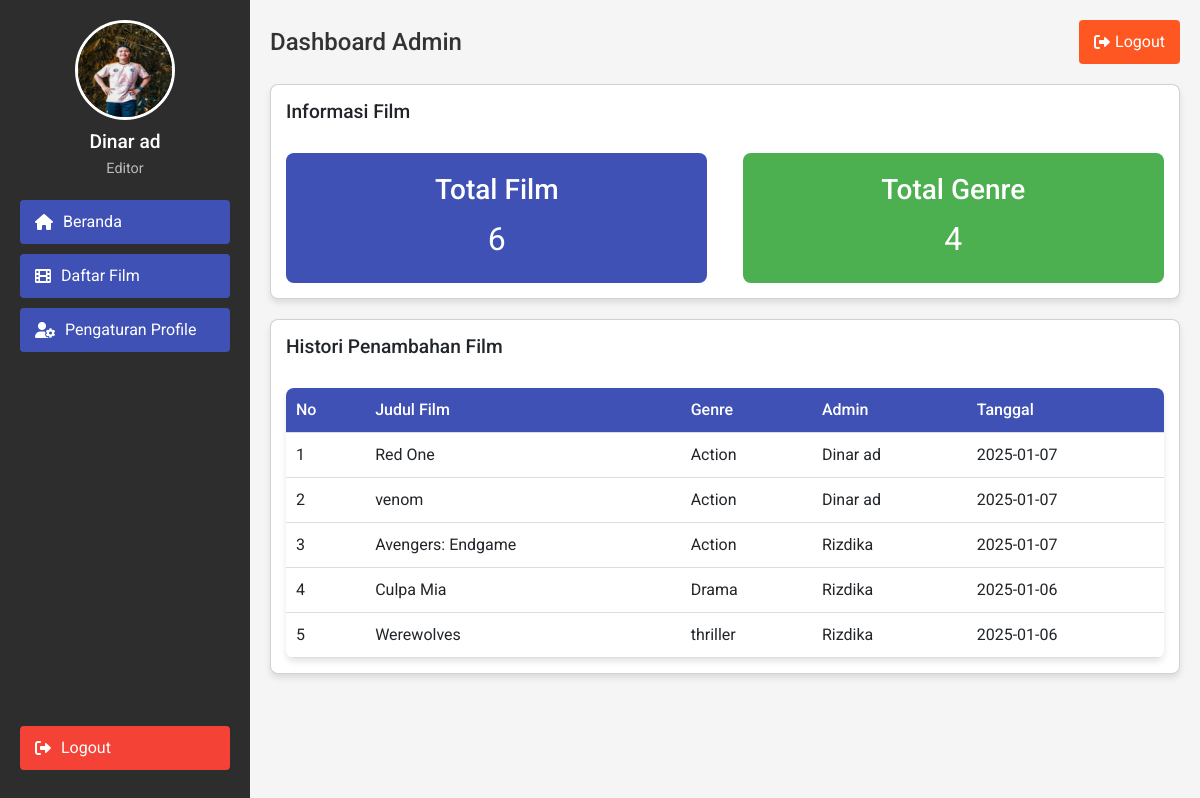
The app's page /Website/admin/dashboard.php (signed in) with its own data.
### tables this page shows
CREATE TABLE `film` (
  `id_film` int(11) NOT NULL,
  `judul` varchar(255) NOT NULL,
  `genre` varchar(50) NOT NULL,
  `tahun` int(4) NOT NULL,
  `cover` text NOT NULL,
  `tgl_upload` date NOT NULL,
  `id` int(11) NOT NULL
);

CREATE TABLE `user` (
  `id` int(11) NOT NULL,
  `username` varchar(50) NOT NULL,
  `password` varchar(255) NOT NULL,
  `email` varchar(100) NOT NULL,
  `foto` text NOT NULL,
  `id_role` int(10) NOT NULL
);

### Website/admin/dashboard.php (the view, shortened to what this page needs)
<?php
include '../koneksi.php';
$username = $_SESSION['username'];
$role = $_SESSION['role'];
$folder_foto_profil = "../img/foto_profile/";
$foto_profil_path = $folder_foto_profil . $username;
$foto_formats = ['jpg', 'jpeg', 'png', 'gif', 'webp'];
$foto_profil = null;
foreach ($foto_formats as $format) {
    $foto = glob($foto_profil_path . '.' . $format);
    if (!empty($foto)) {
        $foto_profil = $foto[0];
        break;
    }
}
$total_film_query = "SELECT COUNT(*) as total_film FROM film";
$result_film = $koneksi->query($total_film_query);
$total_film = 0;
if ($result_film) {
    if ($result_film->num_rows > 0) {
        $row_film = $result_film->fetch_assoc();
        $total_film = $row_film['total_film'];
    } else {
        $total_film = 0;
    }
} else {
    die("Error: " . $koneksi->error);
}
$total_genre_query = "SELECT COUNT(DISTINCT genre) as total_genre FROM film";
$result_genre = $koneksi->query($total_genre_query);
$total_genre = 0;
if ($result_genre) {
    if ($result_genre->num_rows > 0) {
        $row_genre = $result_genre->fetch_assoc();
        $total_genre = $row_genre['total_genre'];
    } else {
        $total_genre = 0;
    }
} else {
    die("Error: " . $koneksi->error);
}
$latest_film_query = "
    SELECT film.*, user.username
    FROM film
    JOIN user ON film.id = user.id
    ORDER BY film.tgl_upload DESC
    LIMIT 5
";
$result_latest_film = $koneksi->query($latest_film_query);
$latest_film = [];
if ($result_latest_film) {
    while ($row = $result_latest_film->fetch_assoc()) {
        $latest_film[] = $row;
    }
} else {
    die("Error: " . $koneksi->error);
}
?>
<!DOCTYPE html>
<html lang="en">
<head>
    <link href="https://cdn.jsdelivr.net/npm/bootstrap@5.3.2/dist/css/bootstrap.min.css" rel="stylesheet">
    <link href="https://cdnjs.cloudflare.com/ajax/libs/font-awesome/6.0.0-beta3/css/all.min.css" rel="stylesheet">
    <link rel="stylesheet" href="../style/dashboardStyle.css">
</head>
<body>
    <nav>
        <div class="profile">
            <img src="<?php echo $foto_profil; ?>" alt="Profile Picture">
            <h3><?php echo $username; ?></h3>
            <p><?php echo $role; ?></p>
        </div>
        <a href="dashboard.php"><i class="fas fa-home"></i> Beranda</a>
        <a href="manageFilm.php"><i class="fas fa-film"></i> Daftar Film</a>
        <a href="pengaturanProfile.php"><i class="fas fa-user-cog"></i> Pengaturan Profile</a>
        <a href="logout.php" style="margin-top: auto; background-color: #f44336;" class="d-flex align-items-center justify-content-start"><i class="fas fa-sign-out-alt" style="margin-right: 10px;"></i> Logout</a>
    </nav>
    <div class="content">
        <header>
            <h1>Dashboard Admin</h1>
            <button onclick="window.location.href='logout.php'"><i class="fas fa-sign-out-alt"></i> Logout</button>
        </header>
        <section>
            <div class="card">
                <h2>Informasi Film</h2>
                <div style="display: flex; justify-content: space-between; margin-top: 20px;">
                    <div style="text-align: center; width: 48%; background-color: #3f51b5; color: #fff; padding: 20px; border-radius: 8px;">
                        <h3>Total Film</h3>
                        <p style="font-size: 2rem; margin: 0;"><?php echo $total_film; ?></p>
                    </div>
                    <div style="text-align: center; width: 48%; background-color: #4caf50; color: #fff; padding: 20px; border-radius: 8px;">
                        <h3>Total Genre</h3>
                        <p style="font-size: 2rem; margin: 0;"><?php echo $total_genre; ?></p>
                    </div>
                </div>
            </div>
            <div class="card" style="margin-top: 20px;">
                <h2>Histori Penambahan Film</h2>
                <table>
                    <thead>
                        <tr>
                            <th>No</th>
                            <th>Judul Film</th>
                            <th>Genre</th>
                            <th>Admin</th>
                            <th>Tanggal</th>
                        </tr>
                    </thead>
                    <tbody>
                        <?php if (count($latest_film) > 0): ?>
                            <?php foreach ($latest_film as $index => $film): ?>
                                <tr>
                                    <td><?php echo $index + 1; ?></td>
                                    <td><?php echo $film['judul']; ?></td>
                                    <td><?php echo $film['genre']; ?></td>
                                    <td><?php echo $film['username']; ?></td>
                                    <td><?php echo $film['tgl_upload']; ?></td>
                                </tr>
                            <?php endforeach; ?>
                        <?php else: ?>
                            <tr>
                                <td colspan="5">Tidak ada data film terbaru.</td>
                            </tr>
                        <?php endif; ?>
                    </tbody>
                </table>
            </div>
        </section>
    </div>
</body>
</html>

### Website/style/dashboardStyle.css (style rules this page uses)
body { margin: 0; font-family: 'Roboto', sans-serif; display: flex; min-height: 100vh; background-color: #f5f5f5; color: #333; }
nav { width: 250px; background-color: #2d2d2d; padding: 20px; display: flex; flex-direction: column; align-items: center; position: fixed; top: 0; left: 0; height: 100%; overflow-y: auto; }
.profile { text-align: center; margin-bottom: 20px; }
.profile img { width: 100px; height: 100px; border-radius: 50%; border: 3px solid #fff; margin-bottom: 10px; }
.profile h3 { color: #fff; margin: 0; font-size: 1.2rem; }
.profile p { color: #bbb; margin: 5px 0 0; font-size: 0.9rem; }
nav a { color: #fff; text-decoration: none; font-size: 1rem; padding: 10px 15px; border-radius: 4px; background-color: #3f51b5; text-align: center; width: 100%; margin-bottom: 10px; box-sizing: border-box; display: flex; align-items: center; justify-content: start; }
nav a i { margin-right: 10px; }
.content { flex: 1; padding: 20px; margin-left: 250px; }
header { display: flex; justify-content: space-between; align-items: center; margin-bottom: 20px; }
header h1 { margin: 0; font-size: 1.5rem; }
header button { padding: 10px 15px; border: none; background-color: #ff5722; color: #fff; border-radius: 4px; cursor: pointer; display: flex; align-items: center; }
header button i { margin-right: 5px; }
section { margin-top: 20px; }
.card { background-color: #fff; border-radius: 8px; padding: 15px; margin-bottom: 15px; box-shadow: 0 4px 6px rgba(0, 0, 0, 0.1); }
.card h2 { margin: 0 0 10px; font-size: 1.2rem; }
.card p { margin: 0; }
table { width: 100%; border-collapse: collapse; margin-top: 20px; background-color: #fff; border-radius: 8px; overflow: hidden; box-shadow: 0 4px 6px rgba(0, 0, 0, 0.1); }
table th, table td { padding: 10px; text-align: left; border-bottom: 1px solid #ddd; }
table th { background-color: #3f51b5; color: #fff; font-weight: 500; }

### records on screen
film: judul "Red One", genre "Action", user.username "Dinar ad", tgl_upload "2025-01-07"
film: judul "venom", genre "Action", user.username "Dinar ad", tgl_upload "2025-01-07"
film: judul "Avengers: Endgame", genre "Action", user.username "Rizdika", tgl_upload "2025-01-07"
film: judul "Culpa Mia", genre "Drama", user.username "Rizdika", tgl_upload "2025-01-06"
film: judul "Werewolves", genre "thriller", user.username "Rizdika", tgl_upload "2025-01-06"

### other values on screen
$username "Dinar ad"
$role "Editor"
$total_film "6"
$total_genre "4"
